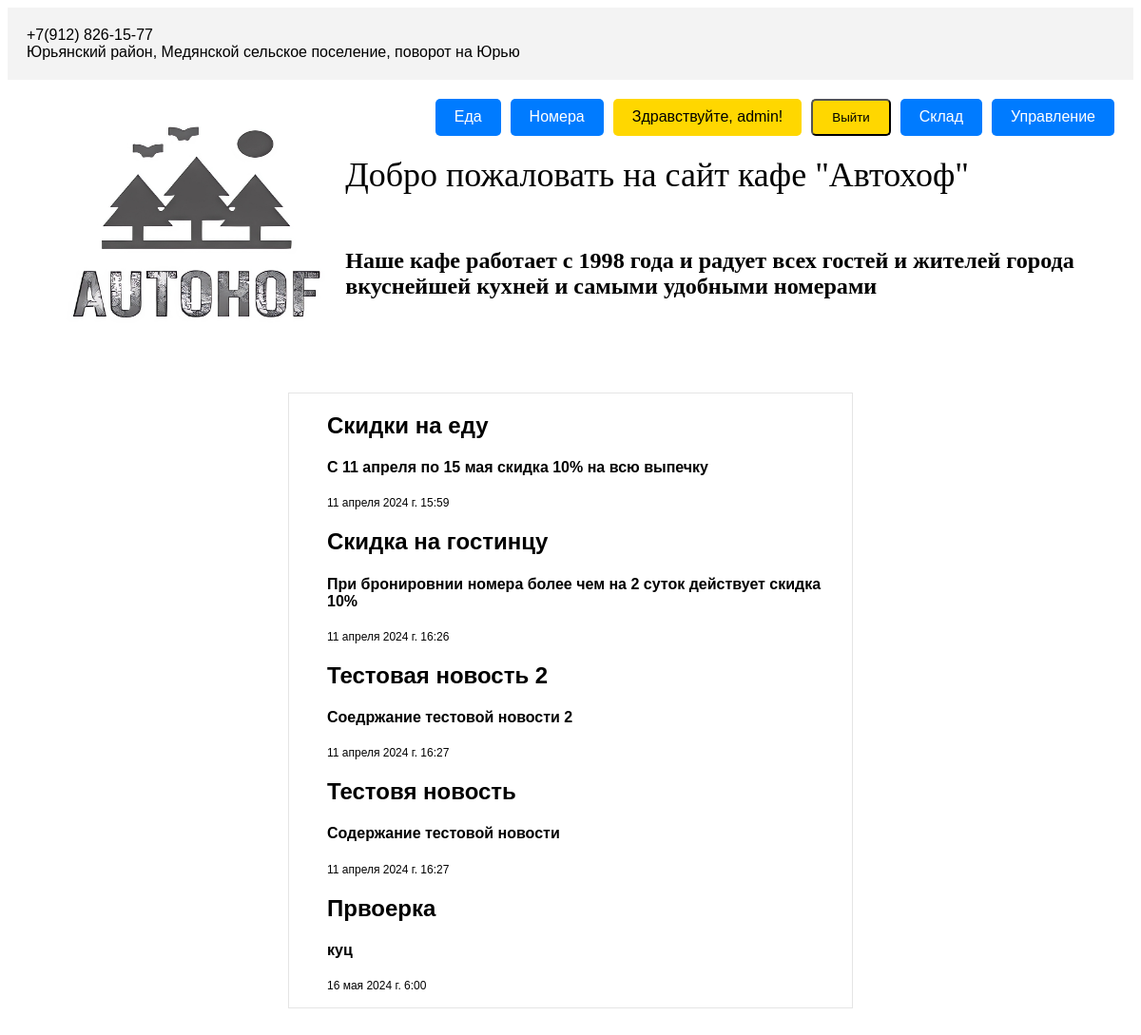
The app's page / (signed in) with its own data.
### cafe/models.py (models this page shows, shortened)
class Blog(models.Model):
    title = models.CharField(max_length=100, default = 'Заголовок')
    plot = models.CharField(max_length=250)
    img = models.ImageField(upload_to='blog_images/', null=True)
    pub_date = models.DateTimeField(default=datetime.now)

### cafe/views.py (the view)
# urls.py: path('', views.home, name='home'),
def home(request):
    blogs = Blog.objects.all()
    return render(request, 'home.html', {'blogs': blogs})

### cafe/templates/home.html (shortened to what this page needs)
<!DOCTYPE html>
{% load static %}
<html lang="ru">
<head>
</head>
<body>
    <div class="header">
          +7(912) 826-15-77<br>
          Юрьянский район, Медянской сельское поселение, поворот на Юрью
    </div>
    <div class="logo"><img src="{% static 'tree_logo.jpg' %} " style="width:400px;height:300px;"></div>
    <div class="main">
        <div class="actions">
            <a href="{% url 'menu' %}" class="button">Еда</a>
            <a href="{% url 'rooms' %}" class="button">Номера</a>
            {% if user.is_authenticated %}
                <a class="user">Здравствуйте, {{ user.username }}!</a>
                <form action="{% url 'logout' %}" method="post">
                    <button type="submit" class="user">Выйти</button>
                  </form>
                  {% if user.is_staff %}
                  <a href="{% url 'sklad' %}" class="button">Склад</a>
                  <a href="{% url 'admin:index' %}" class="button">Управление</a>
                  {% endif %}
            {% else %}
            <a href="{% url 'login' %}" class="button">Войти</a>
            <a href="{% url 'register' %}" class="button">Регистрация</a>
            {% endif %}
        </div>
    </div>
  <div class="he">Добро пожаловать на сайт кафе "Автохоф"
    <h6>Наше кафе работает с 1998 года и радует всех гостей и жителей города<br> вкуснейшей кухней и самыми удобными номерами</h6>
  </div>
  <div class="news">
    {% for item in blogs %}
    <ul>
    <h2>{{ item.title }}</h2>
    <h4>{{ item.plot }}</h4>
    <p>{{ item.pub_date }}</p>
  </ul>
    {% endfor %}
</div>
</body>
</html>

### cafe/templates/home.html (style rules this page uses)
body { font-family: Arial, sans-serif; }
.header { background-color: #f3f3f3; padding: 20px; display: flex; justify-content: flex-start; align-items: center; }
.main { display: flex; justify-content: space-between; padding: 20px; }
.main .actions { display: flex; gap: 10px; }
.button { padding: 10px 20px; background-color: #007bff; color: white; text-decoration: none; border-radius: 5px; }
.user { padding: 10px 20px; background-color: #FFD700; color: black; text-decoration: none; border-radius: 5px; }
.he { font-family: 'Montserrat'; font-size: 36px; float: left; width: 70%; }
.news { width: 50%; margin: 0 auto; border: 1px solid rgba(0, 0, 0, 0.1); margin: 250px auto; }
.logo { float: left; width: 30%; }
p { font-size: 12px; }

### records on screen
Blog: title "Скидки на еду", plot "С 11 апреля по 15 мая скидка 10% на всю выпечку", pub_date "11 апреля 2024 г. 15:59"
Blog: title "Скидка на гостинцу", plot "При бронировнии номера более чем на 2 суток действует скидка 10%", pub_date "11 апреля 2024 г. 16:26"
Blog: title "Тестовая новость 2", plot "Соедржание тестовой новости 2", pub_date "11 апреля 2024 г. 16:27"
Blog: title "Тестовя новость", plot "Содержание тестовой новости", pub_date "11 апреля 2024 г. 16:27"
Blog: title "Првоерка", plot "куц", pub_date "16 мая 2024 г. 6:00"

### other values on screen
{{ user.username }} "admin"
